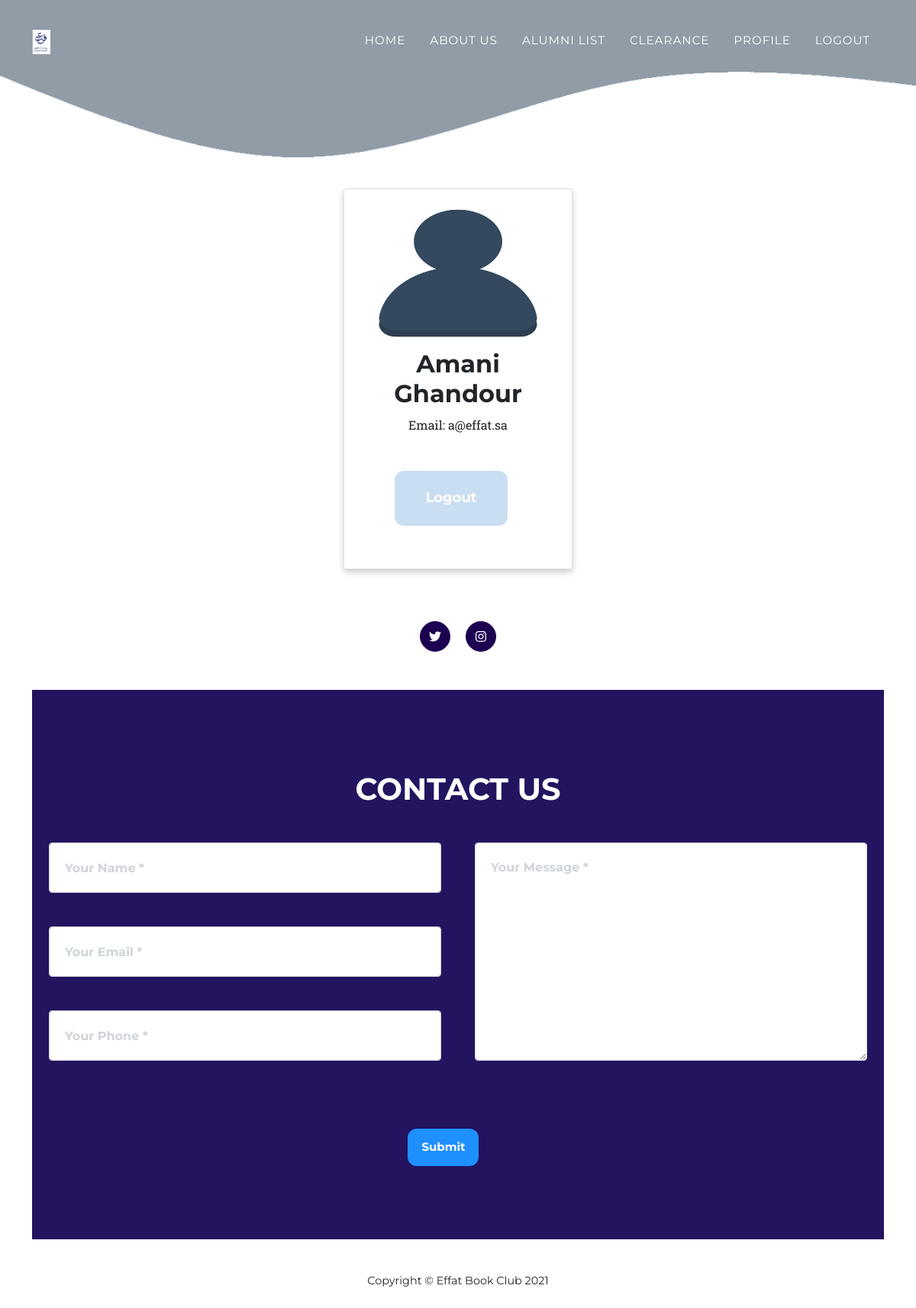
Page /profile.php (signed in) on the committed database.
### tables this page shows
CREATE TABLE `members` (
  `SID` char(9) NOT NULL,
  `pass` varchar(32) NOT NULL,
  `firstName` varchar(10) NOT NULL,
  `lastName` varchar(10) NOT NULL,
  `phone` varchar(10) NOT NULL,
  `effatemail` varchar(20) NOT NULL,
  `personalEmail` varchar(50) DEFAULT NULL,
  `graduationYear` year(4) DEFAULT NULL,
  `college` varchar(50) DEFAULT NULL,
  `department` varchar(50) NOT NULL,
  `about` mediumtext DEFAULT NULL,
  `accType` varchar(15) DEFAULT NULL
);

### profile.php (the view, shortened to what this page needs)
<!DOCTYPE html>
<html lang="en">
    <head>
        <link href="css/styles.css" rel="stylesheet" />
        <link href="css/ourstyle.css" rel="stylesheet" />
    </head>
    <body id="page-top">
            <?php include "menu.php" ?>
        <img src="images/background.png" alt="Club logo" width="100%">
            <div class="container">
        <div>
            <?php
                $connection = mysqli_connect("localhost","root","","alumnidatabase");
                $SID = $_SESSION['SID'];
                $sql = "select * from members where SID = '".$SID."'";
                $result = mysqli_query($connection,$sql);
                $row = mysqli_fetch_assoc($result);
                if($row["accType"]=="admin")
                {
                echo "<div class='card'>";
                echo "<img src='images/profile.png' alt='profile' width='100%' height='200em'>";
                echo "<h2>".$row['firstName']." ".$row['lastName']."</h2>";
                echo "<p>Email: ".$row['effatemail']."</p>";
                echo "<div class='profilebtns'><div class='MyBtns'><a href='logout.php'><p class='MyBtns loginBtn'>Logout</p></a></div>";
                }
                ?>
        </div>
        </div>
</div>
<br><br>
        <div class=" my-3 my-lg-0">
            <a class="btn btn-dark btn-social mx-2" href="#!"><i class="fab fa-twitter"></i></a>
            <a class="btn btn-dark btn-social mx-2" href="#!"><i class="fab fa-instagram"></i></a>
        </div>
        <br>
        <?php include "contactus.php" ?>
        <footer class="footer py-4">
            <div class="container">
                <div class="row align-items-center">
                    <div class="text-lg-start">Copyright &copy; Effat Book Club 2021</div>
                </div>
            </div>
        </footer>
    </body>
</html>

### css/ourstyle.css (style rules this page uses)
div > div { padding: 10px; }
.card { box-shadow: 0 4px 8px 0 rgba(0, 0, 0, 0.2); max-width: 300px; margin: auto; text-align: center; }
a { text-decoration: none; font-size: 20px; color: black; }
.profilebtns { text-align: center; vertical-align: middle; align-items: center; }
.btn-social { background-color: #1d0151; }

### rows in the picture
members: firstName "Amani", lastName "Ghandour", effatemail "a@effat.sa"
